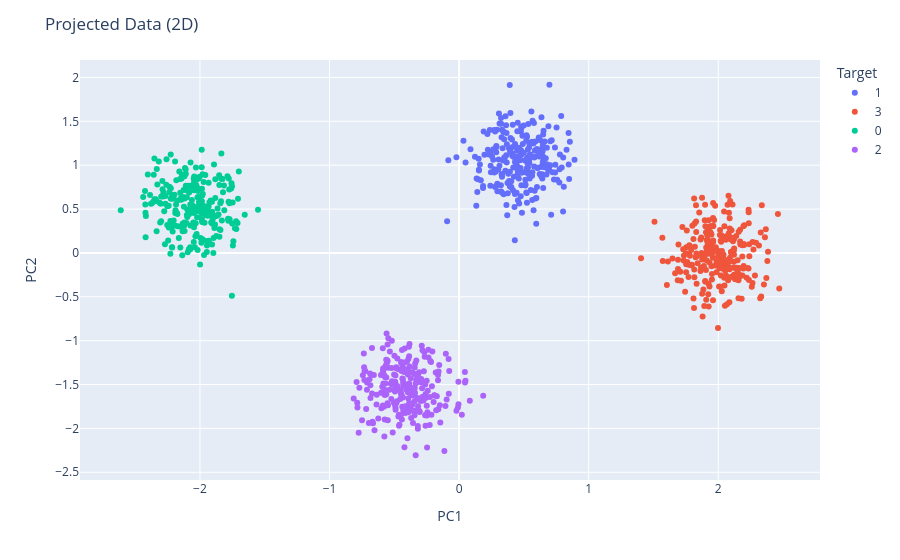

Here is the notebook cell this chart was saved with:
### Code cell
pca_df["Target"] = y["Target"].astype(str)
fig = px.scatter(pca_df, x='PC1', y='PC2',color="Target")
fig.update_layout(title="Projected Data (2D)")
fig.show()

### Figure 1 — Plotly figure (JSON) as saved in the notebook; plotly's stock layout.template omitted (floating-point values rounded to 4 significant figures; data arrays with more than 128 entries replaced by an {"elided": "..."} marker saying what was removed)
{"data": [{"hovertemplate": "Target=1<br>PC1=%{x}<br>PC2=%{y}<extra></extra>", "legendgroup": "1", "marker": {"color": "#636efa", "symbol": "circle"}, "mode": "markers", "name": "1", "orientation": "v", "showlegend": true, "type": "scatter", "x": {"elided": "250 float values"}, "xaxis": "x", "y": {"elided": "250 float values"}, "yaxis": "y"}, {"hovertemplate": "Target=3<br>PC1=%{x}<br>PC2=%{y}<extra></extra>", "legendgroup": "3", "marker": {"color": "#EF553B", "symbol": "circle"}, "mode": "markers", "name": "3", "orientation": "v", "showlegend": true, "type": "scatter", "x": {"elided": "250 float values"}, "xaxis": "x", "y": {"elided": "250 float values"}, "yaxis": "y"}, {"hovertemplate": "Target=0<br>PC1=%{x}<br>PC2=%{y}<extra></extra>", "legendgroup": "0", "marker": {"color": "#00cc96", "symbol": "circle"}, "mode": "markers", "name": "0", "orientation": "v", "showlegend": true, "type": "scatter", "x": {"elided": "250 float values"}, "xaxis": "x", "y": {"elided": "250 float values"}, "yaxis": "y"}, {"hovertemplate": "Target=2<br>PC1=%{x}<br>PC2=%{y}<extra></extra>", "legendgroup": "2", "marker": {"color": "#ab63fa", "symbol": "circle"}, "mode": "markers", "name": "2", "orientation": "v", "showlegend": true, "type": "scatter", "x": {"elided": "250 float values"}, "xaxis": "x", "y": {"elided": "250 float values"}, "yaxis": "y"}], "layout": {"legend": {"title": {"text": "Target"}, "tracegroupgap": 0}, "margin": {"t": 60}, "title": {"text": "Projected Data (2D)"}, "xaxis": {"anchor": "y", "domain": [0, 1], "title": {"text": "PC1"}}, "yaxis": {"anchor": "x", "domain": [0, 1], "title": {"text": "PC2"}}}}
